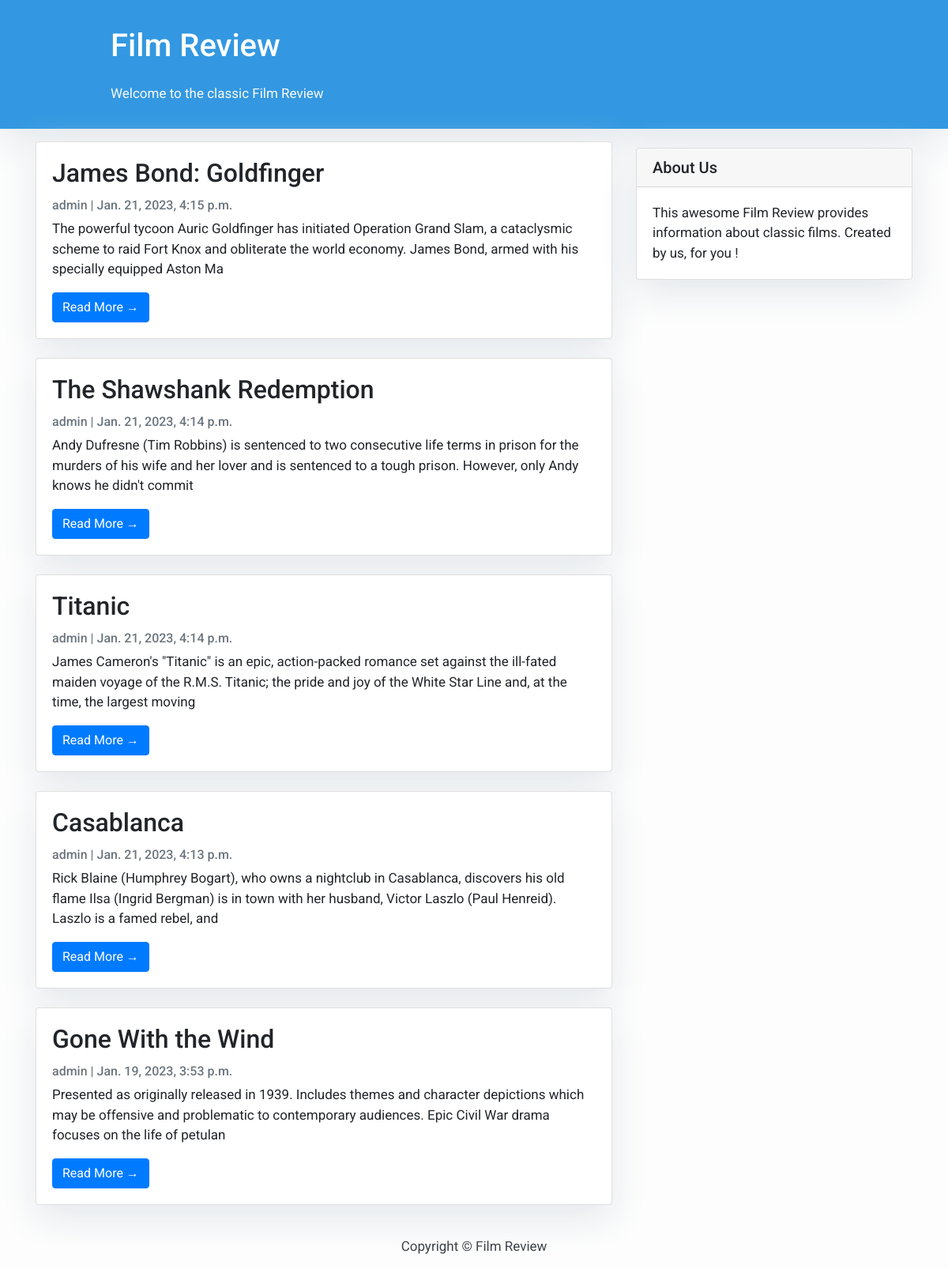
The page / on the database its author committed.
### articles/models.py (models this page shows, shortened)
class Post(models.Model):
    title = models.CharField(max_length=200, unique=True)
    slug = models.SlugField(max_length=200, unique=True)
    author = models.ForeignKey(User, on_delete=models.CASCADE, related_name='blog_posts')
    updated_on = models.DateTimeField(auto_now=True)
    content = models.TextField()
    created_on = models.DateTimeField(auto_now_add=True)
    status = models.IntegerField(choices=STATUS, default=0)
    likes = models.ManyToManyField(
        User, related_name='blogpost_like', blank=True)
    class Meta:
        ordering = ['-created_on']

### articles/views.py (the view)
# urls.py: path('', views.PostList.as_view(), name='home'),
class PostList(generic.ListView):
    queryset = Post.objects.filter(status=1).order_by('-created_on')
    template_name = 'index.html'

### templates/index.html (shortened to what this page needs)
{% extends "base.html" %}
{% block content %}
<header class="masthead">
    <div class="container">
        <div class="row">
            <div class=" col-md-8 col-md-10 mx-auto">
                <div class="site-heading">
                    <h1 class=" site-heading my-4 mt-3 text-white"> Film Review</h1>
                    <p class="text-light">Welcome to the classic Film Review &nbsp
                    </p>
                </div>
            </div>
        </div>
    </div>
</header>
<div class="container">
    <div class="row">
        <div class="col-md-8 mt-3 left">
            {% for post in post_list %}
            <div class="card mb-4">
                <div class="card-body">
                    <h2 class="card-title">{{ post.title }}</h2>
                    <p class="card-text text-muted h6">{{ post.author }} | {{ post.created_on}} </p>
                    <p class="card-text">{{post.content|slice:":200" }}</p>
                    <a href="{% url 'post_detail' post.slug  %}" class="btn btn-primary">Read More &rarr;</a>
                </div>
            </div>
            {% endfor %}
        </div>
        {% block sidebar %} {% include 'sidebar.html' %} {% endblock sidebar %}
    </div>
</div>
{%endblock%}

### templates/sidebar.html (style rules this page uses)
.card { box-shadow: 0 16px 48px #E3E7EB; }

### rows shown on the page
Post: title "James Bond: Goldfinger", author "admin", created_on "Jan. 21, 2023, 4:15 p.m.", content "The powerful tycoon Auric Goldfinger has initiated Operation Grand Slam, a cataclysmic scheme to raid Fort Knox and obliterate the world economy. James Bond, armed with his specially equipped Aston Ma"
Post: title "The Shawshank Redemption", author "admin", created_on "Jan. 21, 2023, 4:14 p.m.", content "Andy Dufresne (Tim Robbins) is sentenced to two consecutive life terms in prison for the murders of his wife and her lover and is sentenced to a tough prison. However, only Andy knows he didn't commit"
Post: title "Titanic", author "admin", created_on "Jan. 21, 2023, 4:14 p.m.", content "James Cameron's \"Titanic\" is an epic, action-packed romance set against the ill-fated maiden voyage of the R.M.S. Titanic; the pride and joy of the White Star Line and, at the time, the largest moving"
Post: title "Casablanca", author "admin", created_on "Jan. 21, 2023, 4:13 p.m.", content "Rick Blaine (Humphrey Bogart), who owns a nightclub in Casablanca, discovers his old flame Ilsa (Ingrid Bergman) is in town with her husband, Victor Laszlo (Paul Henreid). Laszlo is a famed rebel, and"
Post: title "Gone With the Wind", author "admin", created_on "Jan. 19, 2023, 3:53 p.m.", content "Presented as originally released in 1939. Includes themes and character depictions which may be offensive and problematic to contemporary audiences. Epic Civil War drama focuses on the life of petulan"
